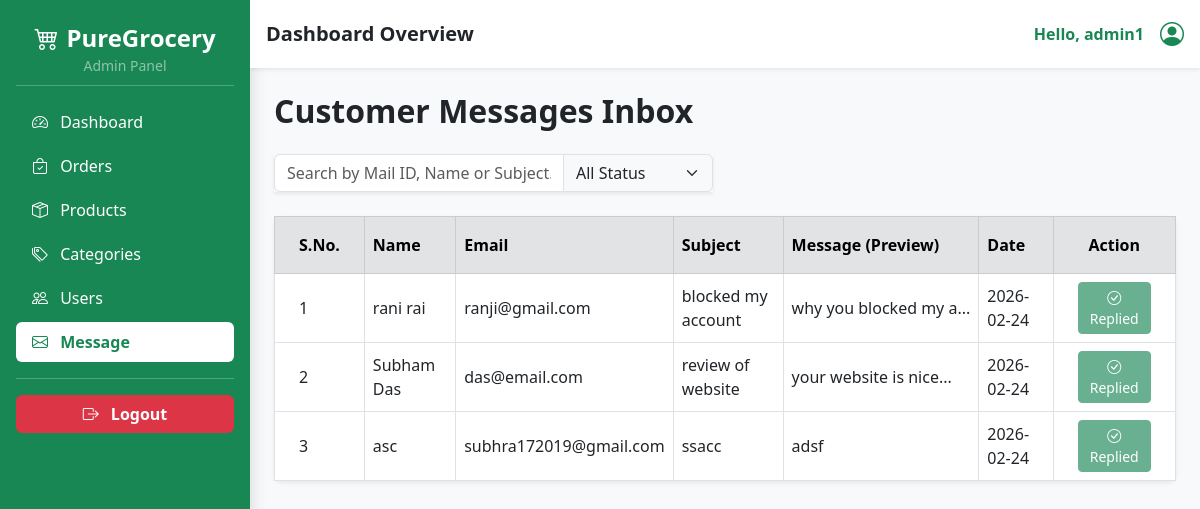
/admin/message.php (signed in), run on an earlier commit of the app's database.
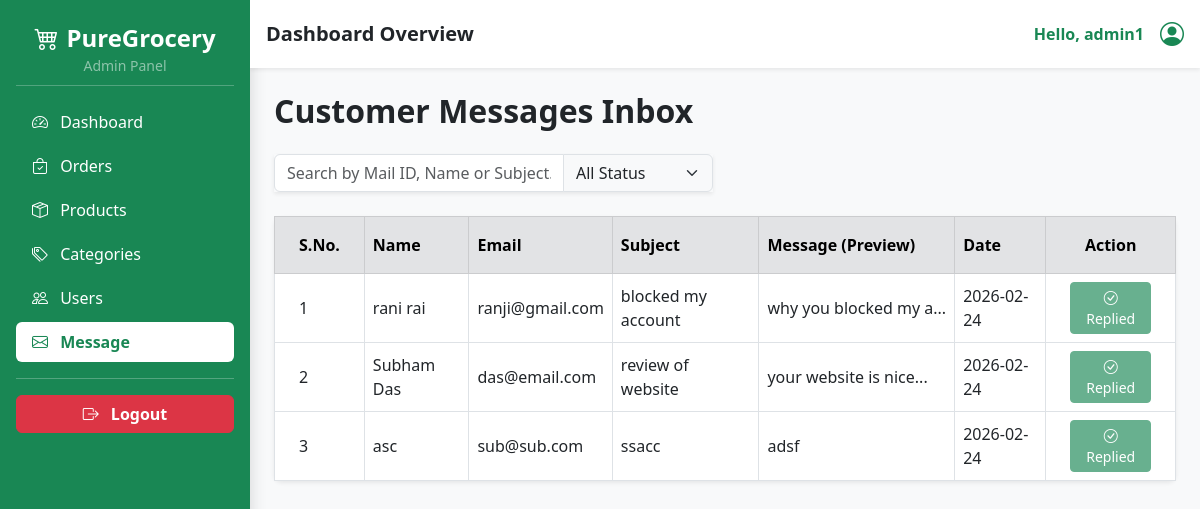
And on a later commit of the database.
### tables this page shows
CREATE TABLE `message_customer` (
  `sno` int(11) NOT NULL,
  `name` varchar(100) NOT NULL,
  `email` varchar(100) NOT NULL,
  `subject` varchar(255) NOT NULL,
  `message` text NOT NULL,
  `date` datetime NOT NULL DEFAULT current_timestamp(),
  `status` tinyint(1) NOT NULL DEFAULT 0
);

### admin/message.php (the view, shortened to what this page needs)
<?php
include '../partials/_dbconnect.php';
include 'components/_sidebar.php';
?>
<div class="container-fluid px-4 mt-4 mb-5">
    <h2 class="mb-4 fw-bold">Customer Messages Inbox</h2>
    <div class="row mb-4">
        <div class="col-md-8 col-lg-6">
            <div class="input-group shadow-sm">
                <input type="text" id="searchMsgInput" class="form-control" placeholder="Search by Mail ID, Name or Subject...">
                <select id="statusFilter" class="form-select bg-light" style="max-width: 150px; cursor: pointer;">
                    <option value="All">All Status</option>
                </select>
            </div>
        </div>
    </div>
    <div class="card shadow-sm border-0 rounded-3">
        <div class="card-body p-0">
            <div class="table-responsive">
                <table class="table table-bordered table-hover align-middle mb-0">
                    <thead class="table-secondary">
                        <tr>
                            <th class="px-4 py-3">S.No.</th>
                            <th class="py-3">Name</th>
                            <th class="py-3">Email</th>
                            <th class="py-3">Subject</th>
                            <th class="py-3">Message (Preview)</th>
                            <th class="py-3">Date</th>
                            <th class="px-4 py-3 text-center">Action</th>
                        </tr>
                    </thead>
                    <tbody>
                        <?php
                        $result = mysqli_query($conn, "SELECT * FROM message_customer");
                        if(mysqli_num_rows($result) > 0){
                            while($row = mysqli_fetch_assoc($result)){
                                $sno = $row['sno'];
                                $name = $row['name'];
                                $email = $row['email'];
                                $subject = $row['subject'];
                                $message = substr($row['message'], 0, 20);
                                $dot = (strlen($row['message']) > 16) ? '...' : '';
                                $status = $row['status'];
                                echo '
                                    <tr>
                                        <td class="px-4">'.$sno.'</td>
                                        <td class="fw-medium">'.$name.'</td>
                                        <td>'.$email.'</td>
                                        <td>'.$subject.'</td>
                                        <td class="text-truncate" style="max-width: 250px;">'.$message.''.$dot.'</td>
                                        <td>2026-02-24</td>
                                        <td class="px-4 text-center">';
                                        if($status == 1){
                                            echo '
                                            <button class="btn btn-success btn-sm disabled">
                                                <i class="bi bi-check-circle"></i> Replied
                                            </button>';
                                        }
                                        echo
                                        '
                                        </td>
                                    </tr>
                                ';
                            }
                        }
                        ?>
                    </tbody>
                </table>
            </div>
        </div>
    </div>
</div>
<?php include 'components/_footer.php' ?>

### admin/components/_sidebar.php (shortened to what this page needs)
<?php
$admin = $_SESSION['admin_name'];
?>
<!DOCTYPE html>
<html lang="en">
<?php $current_page = basename($_SERVER['PHP_SELF']) ?>
<head>
    <link href="https://cdn.jsdelivr.net/npm/bootstrap@5.3.0/dist/css/bootstrap.min.css" rel="stylesheet">
    <link rel="stylesheet" href="https://cdn.jsdelivr.net/npm/bootstrap-icons@1.11.3/font/bootstrap-icons.min.css">
</head>
<body class="bg-light">
    <div class="d-flex vh-100">
        <div class="offcanvas-md offcanvas-start bg-success text-white flex-column flex-shrink-0 p-3 shadow"
             tabindex="-1" id="sidebarMenu" style="width: 250px; min-width: 250px;">
            <div class="text-center py-2 border-bottom border-light border-opacity-25 mb-3 d-none d-md-block">
                <h4 class="fw-bold mb-0"><i class="bi bi-cart4 me-2"></i>PureGrocery</h4>
                <small class="text-white-50">Admin Panel</small>
            </div>
            <ul class="nav nav-pills flex-column mb-auto gap-1 overflow-auto">
                <li class="nav-item">
                    <a href="index.php" class="nav-link <?php echo ($current_page == 'index.php' || $current_page == '') ? 'active bg-white text-success fw-bold' : 'text-white' ?>">
                        <i class="bi bi-speedometer2 me-2"></i> Dashboard
                    </a>
                </li>
                <li>
                    <a href="orders.php" class="nav-link <?php echo $current_page == 'orders.php' ? 'active bg-white text-success fw-bold' : 'text-white' ?>">
                        <i class="bi bi-bag-check me-2"></i> Orders
                    </a>
                </li>
                <li>
                    <a href="products.php" class="nav-link <?php echo $current_page == 'products.php' ? 'active bg-white text-success fw-bold' : 'text-white' ?>">
                        <i class="bi bi-box-seam me-2"></i> Products
                    </a>
                </li>
                <li>
                    <a href="category.php" class="nav-link <?php echo $current_page == 'category.php' ? 'active bg-white text-success fw-bold' : 'text-white' ?>">
                        <i class="bi bi-tags me-2"></i> Categories
                    </a>
                </li>
                <li>
                    <a href="users.php" class="nav-link <?php echo $current_page == 'users.php' ? 'active bg-white text-success fw-bold' : 'text-white' ?>">
                        <i class="bi bi-people me-2"></i> Users
                    </a>
                </li>
                <li>
                    <a href="message.php" class="nav-link <?php echo $current_page == 'message.php' ? 'active bg-white text-success fw-bold' : 'text-white' ?>">
                        <i class="bi bi-envelope me-2"></i> Message
                    </a>
                </li>
            </ul>
            <hr>
            <div class="mt-auto">
                <a href="components/_logout.php" class="btn btn-danger w-100 fw-bold"><i class="bi bi-box-arrow-right me-2"></i> Logout</a>
            </div>
        </div>
        <div class="w-100 overflow-auto">
            <div class="d-flex justify-content-between align-items-center p-3 bg-white shadow-sm mb-4">
                <h5 class="m-0 fw-bold text-dark">Dashboard Overview</h5>
                <div class="d-flex align-items-center">
                    <span class="me-3 d-none d-sm-inline fw-bold text-success">Hello, <?php echo $admin ?></span>
                    <i class="bi bi-person-circle fs-4 text-success"></i>
                </div>
            </div>

### admin/components/_footer.php (shortened to what this page needs)
        </div>
    </div>
</body>
</html>

What changed in the data, as far as the page shows it:
changed message_customer "asc": email "subhra172019@gmail.com" → "sub@sub.com"
